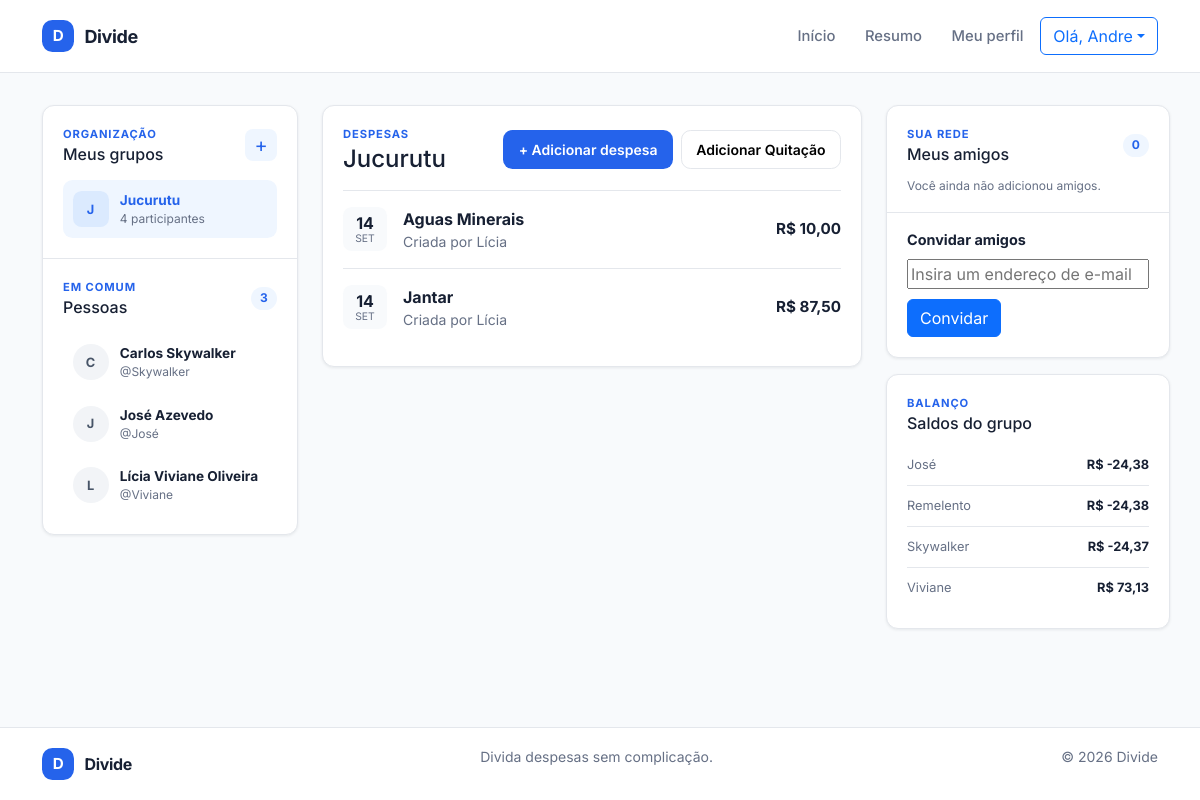
Before: /sumario/ (signed in) with the older database file.
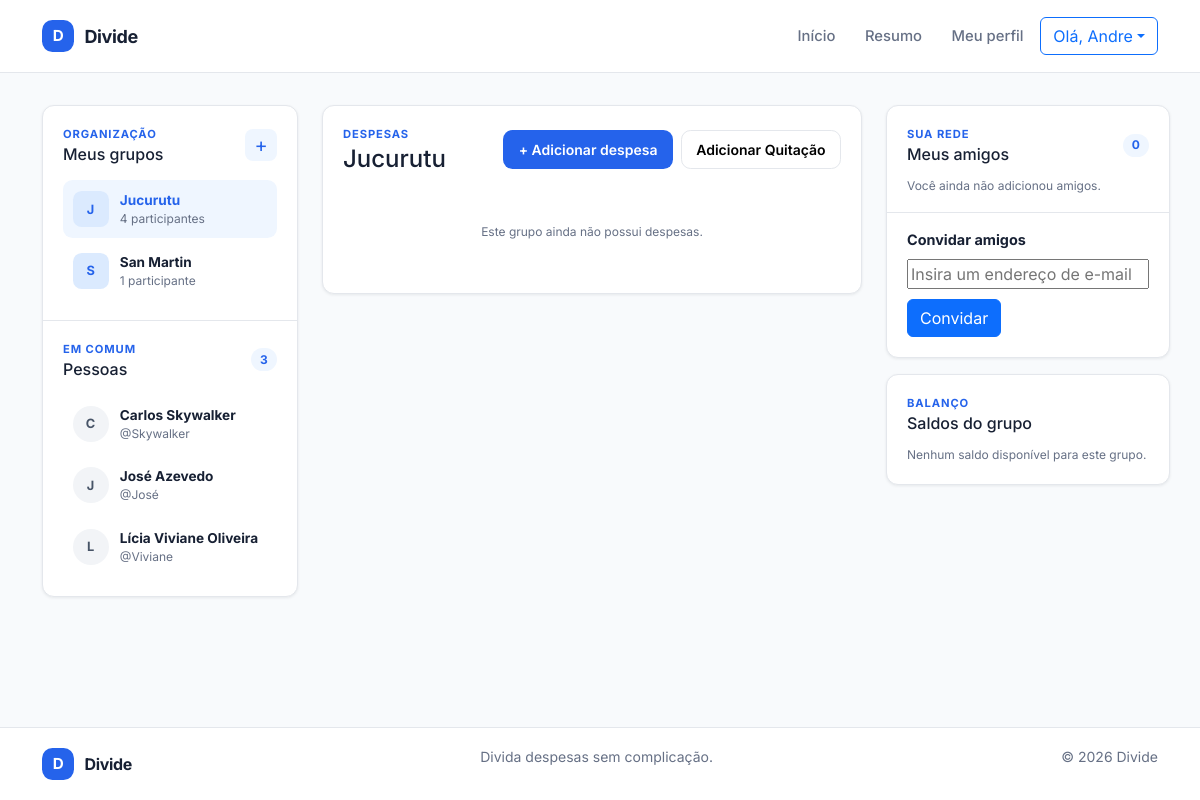
After: the same page with the newer database file.
### app_divide/models/grupo.py (models this page shows, shortened)
class Grupo(models.Model):
    nome = models.CharField(max_length=100, unique=True)
    descricao = models.TextField(blank=True, null=True)
    data_criacao = models.DateTimeField(auto_now_add=True)
    criado_por = models.ForeignKey(settings.AUTH_USER_MODEL,
                on_delete=models.CASCADE, related_name='criador_grupo')

### app_divide/models/despesa.py (models this page shows)
class Despesa(models.Model):
    grupo = models.ForeignKey(Grupo, on_delete=models.CASCADE, related_name='grupo_despesa')
    descricao = models.CharField(max_length=255)
    observacao = models.TextField(blank=True, null=True)
    valor_total = models.DecimalField(max_digits=10, decimal_places=2)
    data_despesa = models.DateField(auto_now_add=True)
    criador = models.ForeignKey(ParticipanteGrupo, on_delete=models.CASCADE, related_name='criador_despesas')
    def __str__(self):
        return '{} - {}'.format(self.descricao, self.valor_total)

### app_divide/models/participante_grupo.py (models this page shows, shortened)
class ParticipanteGrupo(models.Model):
    grupo = models.ForeignKey(Grupo, on_delete=models.CASCADE, related_name='participantes')
    usuario = models.ForeignKey(settings.AUTH_USER_MODEL, on_delete=models.CASCADE, related_name='participacoes')
    nome = models.CharField(max_length=100, blank=True, null=True)
    ativo = models.BooleanField(default=True)

### app_divide/views/HomeView.py (the view)
def sumario_view(request):
    print(f"Request method: {request.method} em sumario_view")
    grupos = Grupo.objects.none()
    pessoas = get_user_model().objects.none()
    grupo_selecionado = None
    despesas = []
    despesa_form = DespesaForm()
    pagamento_form = None
    convite_form = ConvidarForm()
    gerenciar_sumario = None
    if request.user.is_authenticated:
        grupos = (Grupo.objects.annotate(participantes_ativos=Count('participantes', filter=Q(participantes__ativo=True), distinct=True,))
                  .filter(participantes__usuario=request.user, participantes__ativo=True)
                  .distinct()
                  .order_by('nome')
                  )
        pessoas = (
            get_user_model().objects
            .filter(participacoes__grupo__in=grupos, participacoes__ativo=True)
            .exclude(pk=request.user.pk)
            .distinct()
            .order_by('first_name', 'username')
        )
        grupo_id = request.POST.get('grupo') if request.method == 'POST' else request.GET.get('grupo')
        print(f"Grupo_ID selecionado: {grupo_id}")
        if grupo_id and grupo_id.isdigit():
            grupo_selecionado = grupos.filter(pk=grupo_id).first()
        if grupo_selecionado is None:
            grupo_selecionado = grupos.first()
        if grupo_selecionado is not None:
            gerenciar_sumario = GerenciarSumario(grupo_selecionado)
            despesas = (
                grupo_selecionado.grupo_despesa
                .select_related('criador', 'criador__usuario')
                .order_by('-data_despesa', '-pk')
            )
            pessoas = (
                get_user_model().objects
                .filter(participacoes__grupo_id=grupo_selecionado.pk, participacoes__ativo=True)
                .exclude(pk=request.user.pk)
                .distinct()
                .order_by('first_name', 'username')
            )
    pagamento_form = PagamentoForm(grupo=grupo_selecionado) if grupo_selecionado else None
    context = {
        'grupos': grupos,
        'pessoas': pessoas,
        'grupo_selecionado': grupo_selecionado,
        'despesas': despesas,
        'despesa_form': despesa_form,
        'valores_individuais': gerenciar_sumario.calcular_valores_individuais() if gerenciar_sumario is not None else {},
        'pagamento_form': pagamento_form,
        'convite_form': convite_form,
    }
    return render(request, template_name='home/sumario.html', context=context, status=200)

### app_divide/forms/despesa_form.py (shortened to what this page needs)
class DespesaForm(forms.ModelForm):
    class Meta:
        model = Despesa
        fields = ('descricao', 'valor_total', 'observacao')
        labels = {
            'descricao': 'Descrição',
            'valor_total': 'Valor',
            'observacao': 'Observação',
        }
        widgets = {
            'descricao': forms.TextInput(attrs={
                'placeholder': 'Ex.: Jantar',
                'autofocus': True,
            }),
            'valor_total': forms.NumberInput(attrs={
                'placeholder': '0,00',
                'min': '0.01',
                'step': '0.01',
            }),
            'observacao': forms.Textarea(attrs={
                'placeholder': 'Informações adicionais (opcional)',
                'rows': 3,
            }),
        }

### app_divide/forms/pagamento_form.py (called while the page is built)
    def nome_pagador(self, participante):
        return f"{participante.usuario.first_name} ({participante.usuario.username})"

### app_divide/templates/home/sumario.html (shortened to what the changed rows need)
{% extends "base.html" %}
{% load static %}
{% block styles %}
    <link rel="stylesheet" href="{% static 'css/sumario.css' %}">
{% endblock %}
{% block content %}
    <div class="container summary-layout">
        <aside class="summary-sidebar" aria-label="Seus grupos e contatos">
            <section class="sidebar-section" aria-labelledby="groups-title">
                <div class="section-heading">
                    <div>
                        <h2 id="groups-title">Meus grupos</h2>
                    </div>
                </div>
                {% if user.is_authenticated %}
                    {% if grupos %}
                        <ul class="sidebar-list">
                            {% for grupo in grupos %}
                                <li>
                                    <a class="sidebar-item{% if grupo.pk == grupo_selecionado.pk %} is-active{% endif %}"
                                       href="{% url 'sumario' %}?grupo={{ grupo.pk }}"
                                       {% if grupo.pk == grupo_selecionado.pk %}aria-current="page"{% endif %}>
                                        <span class="item-avatar item-avatar-group" aria-hidden="true">{{ grupo.nome|first|upper }}</span>
                                        <span class="item-content"><strong>{{ grupo.nome }}</strong><small>{{ grupo.participantes_ativos }} participante{{ grupo.participantes_ativos|pluralize }}</small></span>
                                    </a>
                                </li>
                            {% endfor %}
                        </ul>
                    {% else %}
                        <p class="empty-state">Você ainda não participa de nenhum grupo.</p>
                    {% endif %}
                {% else %}
                    <p class="empty-state">Entre na sua conta para visualizar seus grupos.</p>
                {% endif %}
            </section>
            <section class="sidebar-section" aria-labelledby="people-title">
                <div class="section-heading">
                    <div>
                        <h2 id="people-title">Pessoas</h2>
                    </div>
                </div>
                {% if pessoas %}
                    <ul class="sidebar-list">
                        {% for pessoa in pessoas %}
                            <li class="sidebar-item">
                                <span class="item-avatar" aria-hidden="true">{{ pessoa.get_full_name|default:pessoa.username|first|upper }}</span>
                                <span class="item-content"><strong>{{ pessoa.get_full_name|default:pessoa.username }}</strong><small>@{{ pessoa.username }}</small></span>
                            </li>
                        {% endfor %}
                    </ul>
                {% elif user.is_authenticated %}
                    <p class="empty-state">Nenhuma outra pessoa encontrada nos seus grupos.</p>
                {% else %}
                    <p class="empty-state">As pessoas dos seus grupos aparecerão aqui.</p>
                {% endif %}
            </section>
        </aside>
        <main class="expense-column">
            <section class="content-card">
                <div class="expense-heading">
                    <div>
                        <p class="eyebrow">Despesas</p>
                        <h1>{% if grupo_selecionado %}{{ grupo_selecionado.nome }}{% else %}Selecione um grupo{% endif %}</h1>
                    </div>
                    {% if grupo_selecionado %}
                        <div class="expense-actions">
                        </div>
                    {% endif %}
                </div>
                {% if despesas %}
                    <ul class="expense-list">
                        {% for despesa in despesas %}
                            <li class="expense-item">
                                <div class="expense-date"><strong>{{ despesa.data_despesa|date:"d" }}</strong><span>{{ despesa.data_despesa|date:"M" }}</span></div>
                                <div class="expense-info">
                                    <strong>{{ despesa.descricao }}</strong>
                                    <small>Criada por {{ despesa.criador.nome|default:despesa.criador.usuario.first_name|default:despesa.criador.usuario.username }}</small>
                                </div>
                                <strong class="expense-value">R$ {{ despesa.valor_total|floatformat:2 }}</strong>
                            </li>
                        {% endfor %}
                    </ul>
                {% elif grupo_selecionado %}
                    <p class="empty-state expense-empty">Este grupo ainda não possui despesas.</p>
                {% else %}
                    <p class="empty-state expense-empty">Suas despesas aparecerão após você selecionar um grupo.</p>
                {% endif %}
            </section>
        </main>
        <aside class="summary-aside" aria-label="Amigos e saldos">
            <section class="content-card friends-card" aria-labelledby="friends-title">
                <div class="section-heading">
                    <div>
                        <h2 id="friends-title">Meus amigos</h2>
                    </div>
                </div>
            </section>
            <section class="content-card balance-card" aria-labelledby="balances-title">
                <div class="section-heading">
                    <div>
                        <h2 id="balances-title">Saldos do grupo</h2>
                    </div>
                </div>
                {% if grupo_selecionado %}
                    {% if valores_individuais %}
                        {% for pessoa, saldo in valores_individuais.items %}
                            <p class="balance-row"><span>{{ pessoa }}</span><strong> R$ {{ saldo|floatformat:2 }}</strong></p>
                        {% endfor %}
                    {% else %}
                        <p class="empty-state">Nenhum saldo disponível para este grupo.</p>
                    {% endif %}
                {% else %}
                    <p class="empty-state">Selecione um grupo para visualizar os saldos.</p>
                {% endif %}
            </section>
        </aside>
    </div>
{% endblock %}

### app_divide/templates/base.html (shortened to what this page needs)
{% load static %}
<!DOCTYPE html>
<html lang="pt-BR">
    <head>
        <link href="https://cdn.jsdelivr.net/npm/bootstrap@5.3.3/dist/css/bootstrap.min.css"
              rel="stylesheet"
>
        <link rel="stylesheet" href="{% static 'css/global.css' %}">
        {% block styles %}{% endblock %}
    </head>
    <body class="{% block body_class %}{% endblock %}">
        <header class="site-header">
            <div class="container header-content">
                <a class="brand"
                   href="{% url 'home' %}"
                   aria-label="Divide — página inicial">
                    <span class="brand-mark" aria-hidden="true">D</span><span>Divide</span>
                </a>
                <nav class="main-nav" aria-label="Navegação principal">
                    <a class="nav-link" href="{% url 'home' %}">Início</a>
                    {% if user.is_authenticated %}
                        <a class="nav-link" href="{% url 'sumario' %}">Resumo</a>
                        <a class="nav-link" href="#">Meu perfil</a>
                        <div class="dropdown">
                            <button class="btn btn-outline-primary dropdown-toggle"
                                    type="button"
                                    data-bs-toggle="dropdown"
                                    aria-expanded="false">Olá, {{ user.get_short_name|default:user.username }}</button>
                        </div>
                    {% else %}
                        <a class="nav-link" href="{% url 'login' %}">Entrar</a>
                        <a class="button button-primary button-small" href="{% url 'registro' %}">Criar conta</a>
                    {% endif %}
                </nav>
            </div>
        </header>
        <main id="main-content" class="site-main">
            {% block content %}{% endblock %}
        </main>
        <footer class="site-footer">
            <div class="container footer-content">
                <a class="brand brand-footer" href="{% url 'home' %}">
                    <span class="brand-mark" aria-hidden="true">D</span><span>Divide</span>
                </a>
                <p>Divida despesas sem complicação.</p>
                <p>&copy; {% now "Y" %} Divide</p>
            </div>
        </footer>
    </body>
</html>

Changed rows visible on the page:
removed Despesa: data_despesa "14", data_despesa "SET", descricao "Aguas Minerais", criador.nome "Lícia", valor_total "10,00"
removed Despesa: data_despesa "14", data_despesa "SET", descricao "Jantar", criador.nome "Lícia", valor_total "87,50"
added Grupo: nome|first "S", nome "San Martin", participantes_ativos "1"
Other visible differences:
text now shown: "Este grupo ainda não possui despesas. Nenhum saldo disponível para este grupo."
list line gone: "José"
list line gone: "R$ -24,38"
list line gone: "Remelento"
list line gone: "Skywalker"
list line gone: "R$ -24,37"
list line gone: "Viviane"
list line gone: "R$ 73,13"
